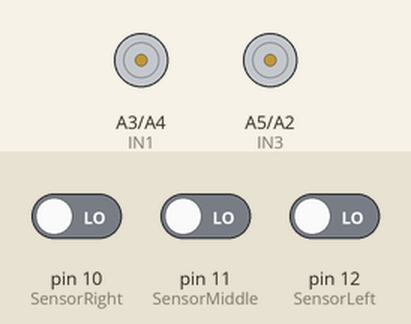
Simulated run of this sketch. Board: Arduino Uno, built with avr-gcc and run on an emulated ATmega328P. Shown: motor-driver pin pairs drawn as motors (green arrow = first pin HIGH = forward, orange = second pin HIGH = backward, longer = more drive). Inputs (shaded band) come from the test bench; at power-on: pin 10 (SensorRight) LOW, pin 12 (SensorLeft) LOW, pin 11 (SensorMiddle) LOW.

Above: at 1.2 s.
1.3 s: pin 10 (SensorRight) driven HIGH
At 1.9 s:
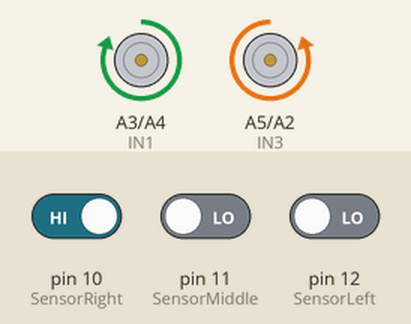
2.8 s: pin 12 (SensorLeft) driven HIGH
At 3.5 s:
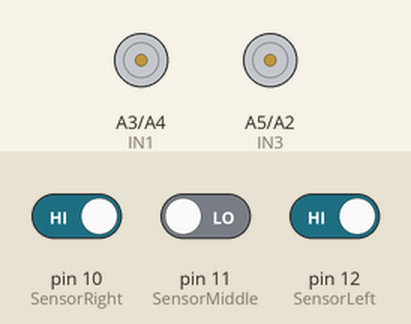
4.3 s: pin 10 (SensorRight) driven LOW
At 5.4 s:
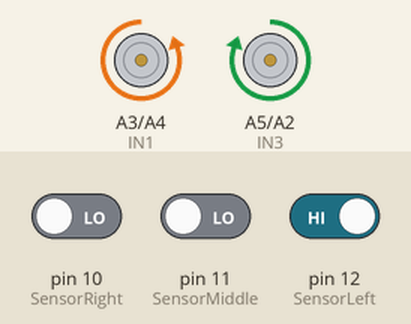
5.8 s: pin 11 (SensorMiddle) driven HIGH and pin 12 (SensorLeft) driven LOW
At 6.03 s:
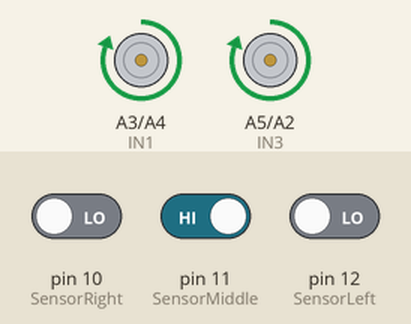
8.8 s: pin 12 (SensorLeft) driven HIGH
At 9.2 s:
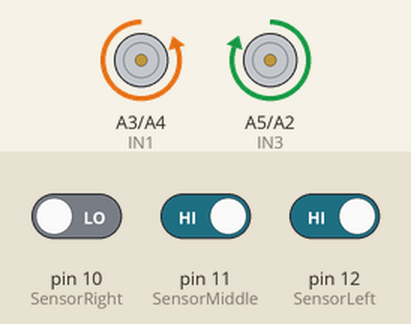
10.3 s: pin 10 (SensorRight) driven HIGH and pin 12 (SensorLeft) driven LOW
At 10.8 s:
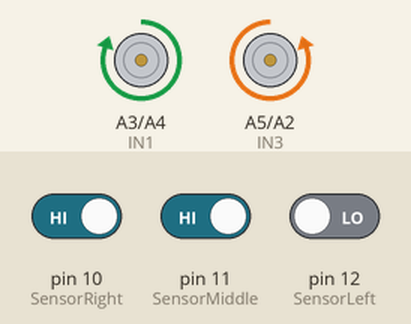
Timing chart, 0 to 12.8 s (numbered marks = the images above; inputs shaded):
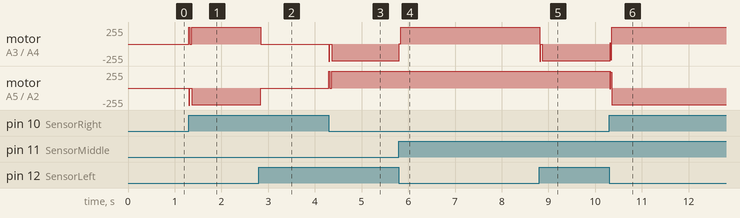

Measured:
- after the input at 1.3 s, motor on A3 (IN1) / A4 (IN2): stopped → forward 254/255 at once; motor on A5 (IN3) / A2 (IN4): stopped → backward 254/255 at once
- after the input at 2.8 s, motor on A3 (IN1) / A4 (IN2): forward 254/255 → stopped at once; motor on A5 (IN3) / A2 (IN4): backward 254/255 → stopped at once
- after the input at 4.3 s, motor on A3 (IN1) / A4 (IN2): stopped → backward 254/255 at once; motor on A5 (IN3) / A2 (IN4): stopped → forward 254/255 at once
- after the input at 5.8 s, motor on A3 (IN1) / A4 (IN2): backward 254/255 → forward 255/255 at once; motor on A5 (IN3) / A2 (IN4): forward 254/255 → forward 255/255 at once
- after the input at 8.8 s, motor on A3 (IN1) / A4 (IN2): forward 255/255 → backward 254/255 at once
- after the input at 10.3 s, motor on A3 (IN1) / A4 (IN2): backward 254/255 → forward 254/255 at once; motor on A5 (IN3) / A2 (IN4): forward 255/255 → backward 254/255 at once

The sketch:

FANTASMA-FERIA.ino
```cpp
// =======================
// Pines del Arduino
// =======================

// Motor derecho
#define IN1 A3
#define IN2 A4

// Motor izquierdo
#define IN3 A5
#define IN4 A2

// Sensores de línea
#define SensorLeft    12
#define SensorMiddle  11
#define SensorRight   10

// =======================
// Variables
// =======================
bool izq = false;
bool cen = false;
bool der = false;

int velade = 190;    // Velocidad de avance (no se usa digital ON/OFF, queda para compatibilidad)
int velman = 100;    // Velocidad de giro
int stp = 50;       // tiempo que dura la accion
int stpsuave = 10;  // en caso de estar medio complicado con alguna curva

// =======================
// Setup
// =======================
void setup() {
  Serial.begin(9600);

  pinMode(IN1, OUTPUT);
  pinMode(IN2, OUTPUT);
  pinMode(IN3, OUTPUT);
  pinMode(IN4, OUTPUT);

  pinMode(SensorLeft, INPUT);
  pinMode(SensorMiddle, INPUT);
  pinMode(SensorRight, INPUT);

  Parar();
}

// =======================
// Loop
// =======================
void loop() {
  // Leer sensores (invertimos porque el sensor LOW = línea negra)
  izq = digitalRead(SensorLeft);
  cen = digitalRead(SensorMiddle);
  der = digitalRead(SensorRight);

  // Lógica de seguimiento de línea
  if (izq && cen && der) {
    Parar(); // Ningún sensor sobre línea
  }
  else if (izq && !cen && !der) {
    Izquierda(stpsuave); // Solo derecha y centro sobre línea
  }
  else if (izq && cen && !der) {
    Izquierda(stpsuave); // Solo derecha sobre línea
  }
  else if (!izq && cen && !der) {
    Adelante(stp); // Izquierda y derecha sobre línea, centro perdido
  }
  else if (!izq && cen && der) {
    Derecha(stpsuave); // Solo izquierda sobre línea
  }
  else if (!izq && !cen && der) {
    Derecha(stpsuave); // Izquierda y centro sobre línea
  }
  else if (!izq && !cen && !der) {
    Parar(); // Línea detectada en todos
  }
}

// =======================
// Funciones de movimiento
// =======================
void Adelante(int st) {
  digitalWrite(IN1, HIGH);  // Motor derecho adelante
  digitalWrite(IN2, LOW);
  digitalWrite(IN3, HIGH);  // Motor izquierdo adelante
  digitalWrite(IN4, LOW);
  delay(st);
  Parar();
}

void Atras(int st) {
  digitalWrite(IN1, LOW);   // Motor derecho atrás
  digitalWrite(IN2, HIGH);
  digitalWrite(IN3, LOW);   // Motor izquierdo atrás
  digitalWrite(IN4, HIGH);
  delay(st);
  Parar();
}

void Derecha(int st) {
  digitalWrite(IN1, HIGH);  // Motor derecho adelante
  digitalWrite(IN2, LOW);
  digitalWrite(IN3, LOW);   // Motor izquierdo atrás
  digitalWrite(IN4, HIGH);
  delay(st);
  Parar();
}

void Izquierda(int st) {
  digitalWrite(IN1, LOW);   // Motor derecho atrás
  digitalWrite(IN2, HIGH);
  digitalWrite(IN3, HIGH);  // Motor izquierdo adelante
  digitalWrite(IN4, LOW);
  delay(st);
  Parar();
}

void Parar() {
  digitalWrite(IN1, LOW);
  digitalWrite(IN2, LOW);
  digitalWrite(IN3, LOW);
  digitalWrite(IN4, LOW);
}
```
